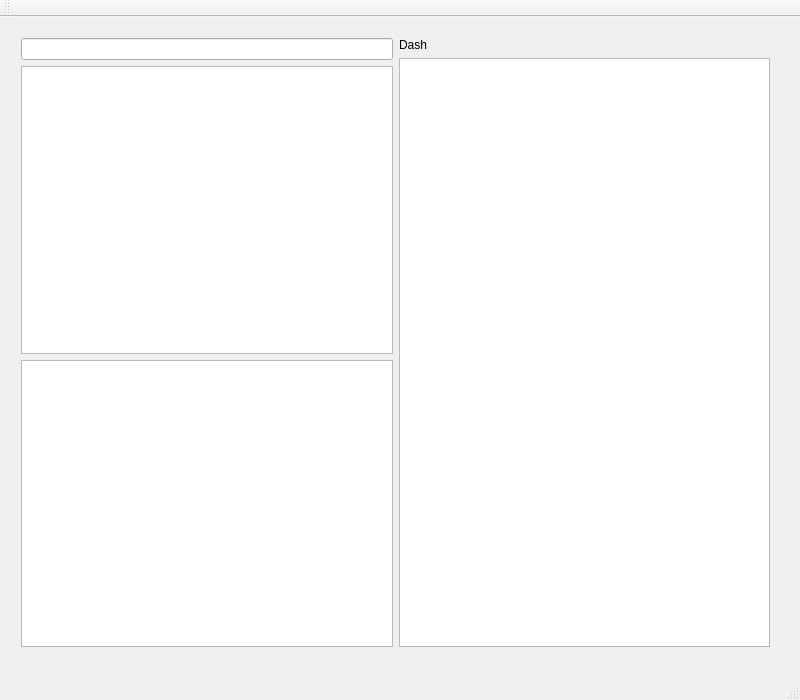
<?xml version="1.0" encoding="UTF-8"?>
<ui version="4.0">
 <class>MainWindow</class>
 <widget class="QMainWindow" name="MainWindow">
  <property name="geometry">
   <rect>
    <x>0</x>
    <y>0</y>
    <width>800</width>
    <height>700</height>
   </rect>
  </property>
  <property name="windowTitle">
   <string>MainWindow</string>
  </property>
  <widget class="QWidget" name="centralWidget">
   <widget class="QWidget" name="layoutWidget">
    <property name="geometry">
     <rect>
      <x>10</x>
      <y>10</y>
      <width>771</width>
      <height>631</height>
     </rect>
    </property>
    <layout class="QHBoxLayout" name="horizontalLayout">
     <item>
      <layout class="QVBoxLayout" name="verticalLayout">
       <item>
        <widget class="QLineEdit" name="searchEdit"/>
       </item>
       <item>
        <widget class="QListView" name="listView"/>
       </item>
       <item>
        <widget class="QListView" name="listView_2"/>
       </item>
      </layout>
     </item>
     <item>
      <layout class="QVBoxLayout" name="verticalLayout_2">
       <item>
        <widget class="QLabel" name="label">
         <property name="text">
          <string>Dash</string>
         </property>
        </widget>
       </item>
       <item>
        <widget class="QTextBrowser" name="textBrowser"/>
       </item>
      </layout>
     </item>
    </layout>
   </widget>
  </widget>
  <widget class="QMenuBar" name="menuBar">
   <property name="geometry">
    <rect>
     <x>0</x>
     <y>0</y>
     <width>800</width>
     <height>25</height>
    </rect>
   </property>
  </widget>
  <widget class="QToolBar" name="mainToolBar">
   <attribute name="toolBarArea">
    <enum>TopToolBarArea</enum>
   </attribute>
   <attribute name="toolBarBreak">
    <bool>false</bool>
   </attribute>
  </widget>
  <widget class="QStatusBar" name="statusBar"/>
 </widget>
 <layoutdefault spacing="6" margin="11"/>
 <resources/>
 <connections/>
</ui>
